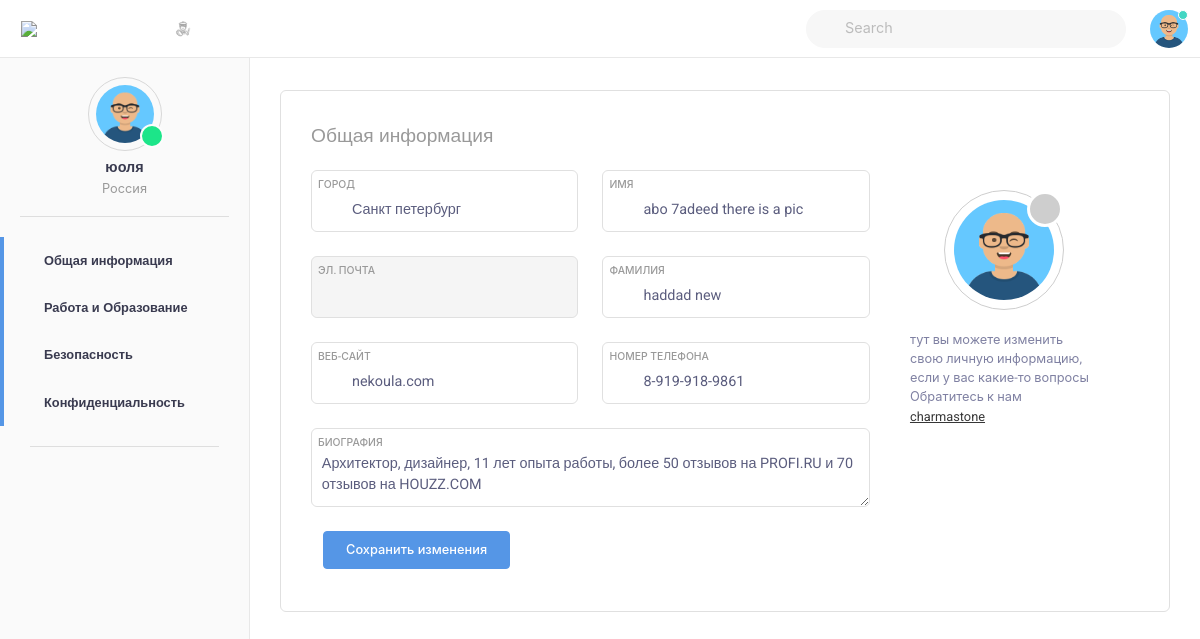
The app's page /members/profile/edit/1/ (signed in) with its own data.
### members/models.py (models this page shows, shortened)
class Profile(models.Model):
	user = models.OneToOneField(User,null=True, on_delete=models.CASCADE)
	firstname = models.CharField(max_length=250,blank=True,default="")
	lastname = models.CharField(max_length=250,blank=True,default="")
	mobile = models.CharField(max_length=250,blank=True,default="")
	website = models.CharField(max_length=250,blank=True,default="")
	bio = models.TextField(null=True,blank=True,default="")
	profile_pic = models.ImageField(upload_to='img/user/', null = True, default='img/user/default.jpg')
	views = models.CharField(max_length=250,default=0)
	user_type = models.CharField(max_length=250,default='designer')
	city = models.CharField(max_length=250,default="Россия")
	friend_request = models.ManyToManyField(User, blank=True, related_name='friend_request')

### members/views.py (the view)
# urls.py: path('profile/edit/<int:pk>/', UpdateProfile.as_view(), name="edit_profile"),
class UpdateProfile(UpdateView):
	model = Profile
	template_name = 'edit_user.html'
	fields = ['city','firstname','lastname','website','mobile','bio','profile_pic']

### members/templates/edit_user.html (shortened to what this page needs)
{% extends 'base.html' %}
{% block content %}
<div class="view-wrapper is-full">
    {% include 'includes/sidebar.html' %}
    <div class="settings-wrapper">
        <div id="general-settings" class="settings-section is-active">
            <div class="settings-panel">
                <div class="title-wrap">
                    <h2>Общая информация</h2>
                </div>
                <form class="profile-form" method="post" enctype="multipart/form-data">
                    <div class="settings-form-wrapper">
                        <div class="settings-form">
                            <div class="columns is-multiline">
                            {% for field in form %}
                            {% if field.name == "firstname" %}
                                <div class="column is-6">
                                    <div class="field field-group">
                                        <label>Имя</label>
                                        <div class="control has-icon">
                                        <input type="text" class="input is-fade" name="{{ field.name }}" id="id_{{ field.name }}" value="{{ field.value }}">
                                            <div class="form-icon">
                                            </div>
                                        </div>
                                    </div>
                                </div>
                            {% elif field.name == "lastname" %}
                                <div class="column is-6">
                                    <div class="field email-field field-group">
                                        <label>Эл. почта</label>
                                        <div class="control has-icon">
                                        <input type="text" disabled class="input is-fade" value="{{user.email}}">
                                            <div class="form-icon">
                                            </div>
                                        </div>
                                    </div>
                                </div>
                                <div class="column is-6">
                                    <div class="field field-group">
                                        <label>Фамилия</label>
                                        <div class="control has-icon">
                                        <input type="text" class="input is-fade" name="{{ field.name }}" id="id_{{ field.name }}" value="{{ field.value }}">
                                            <div class="form-icon">
                                            </div>
                                        </div>
                                    </div>
                                </div>
                            {% elif field.name == "mobile" %}
                                <div class="column is-6">
                                    <div class="field field-group">
                                        <label>Номер телефона</label>
                                        <div class="control has-icon">
                                        <input type="text" class="input is-fade" name="{{ field.name }}" id="phone-number-field" pattern="[7-8]{1}[-][0-9]{3}[-][0-9]{3}[-][0-9]{4}" maxlength="12" title="Пожалуйста введите правильный номер телефона" value="{{ field.value }}">
                                            <div class="form-icon">
                                            </div>
                                        </div>
                                    </div>
                                </div>
                            {% elif field.name == "bio" %}
                                <div class="column is-12">
                                    <div class="field field-group">
                                        <label>Биография</label>
                                        <div class="control">
                                        <textarea value="{{ field.value }}" id="id_{{ field.name }}" name="{{ field.name }}" type="text" class="textarea is-fade" rows="2">{{ field.value }}</textarea>
                                        </div>
                                    </div>
                                </div>
                            {% elif field.name == "website" %}
                                <div class="column is-6">
                                    <div class="field field-group is-autocomplete">
                                        <label>Веб-сайт</label>
                                        <div class="control has-icon">
                                        <input type="text" class="input is-fade" name="{{ field.name }}" id="id_{{ field.name }}" value="{{ field.value }}">
                                            <div class="form-icon">
                                            </div>
                                        </div>
                                    </div>
                                </div>
                            {% elif field.name == "city" %}
                                <div class="column is-6">
                                    <div class="field field-group">
                                        <label>Город</label>
                                        <div class="control has-icon">
                                        <input type="text" class="input is-fade" name="{{ field.name }}" id="id_{{ field.name }}" value="{{ field.value }}">
                                            <div class="form-icon">
                                            </div>
                                        </div>
                                    </div>
                                </div>
                            {% endif %}
                            {% endfor %}
                            </div>
                        </div>
                        <div class="illustration">
            <div class="image-upload-wrapper">
                    <div class="process">
                            <div class="photo_upload">
                                <div class="preview">
                                <div id="profileImage" class="upload">
                                </div>
                                <img id="upload-preview" src="{{user.profile.profile_pic.url}}" alt="">
                                </div>
                            </div>
                    </div>
            </div>
                            <p>тут вы можете изменить свою личную информацию, если у вас какие-то вопросы Обратитесь к нам <a href="https://sklad.charmestone.ru/">charmastone</a></p>
                        </div>
                    </div>
                    <div class="mt-3  column is-12">
                        <div class="buttons">
                            <button type="submit" class="button is-solid accent-button form-button">Сохранить изменения</button>
                        </div>
                    </div>
                </form>
            </div>
        </div>
    </div>
</div>
{% endblock %}
{% block scripts %}
{% load static %}
{% endblock scripts %}

### blog/templates/includes/navbar_logged.html (shortened to what this page needs)
<div class="container is-fluid">
    <div class="navbar-brand">
        <a href="{% url 'home' %}" class="navbar-item">
            <img class="papa" src="https://sklad.charmestone.ru/safari-pinned-tab.svg">
        </a>
    </div>
    <div class="navbar-menu">
        <div class="navbar-start">
            <div class="navbar-item is-icon drop-trigger">
                {% if user.notifications.unread %}
                <form action="{% url 'mark_all_as_read' %}" class="mark_read" method='GET'>
                    <button id="noti_btn" class="icon-link is-active details_button">
                        <i data-feather="bell"></i>
                        <span class="indicator"></span>
                    </button>
                </form>
                {% else %}
                <button class="icon-link details_button" href="javascript:void(0);">
                </button>
                {% endif %}
                            {% if user.notifications.all %}
                            {% for notification in user.notifications.all|slice:"0:20" %}
                            {% ifnotequal notification.level "warning" %}
                            {% if notification.target.id %}
                                    {% load humanize %}
                            {% endif %}
                            {% endifnotequal %}
                            {% endfor %}
                            {% else %}
                            <div class="media">
                                <div class="media-content no_notification">
                                    <span>у вас нету новых уведомлений</span>
                                </div>
                            </div>
                            {% endif %}
            </div>
            <div class="navbar-item is-icon">
                <a class="icon-link is-primary" href="{% url 'add-post' %}">
                </a>
            </div>
            <div class="navbar-item is-icon">
                <a class="icon-link is-primary" href="{% url 'designers' %}">
                </a>
            </div>
        </div>
        <div class="navbar-end">
            <div class="navbar-item">
                <div id="global-search" class="control">
                    <input id="tipue_drop_input" class="input is-rounded" type="text" placeholder="Search" required>
                    <span class="search-icon">
                    </span>
                </div>
            </div>
            <div id="account-dropdown" class="navbar-item is-account drop-trigger has-caret">
                <div class="user-image">
                    <img src="{{user.profile.profile_pic.url}}" alt="">
                    <span class="indicator"></span>
                </div>
            </div>
        </div>
    </div>
</div>
</div>
                        {% if user.notifications.all %}
                        {% for notification in user.notifications.all|slice:"0:10" %}
                        {% ifnotequal notification.level "warning" %}
                        {% if notification.target.id %}
                                {% load humanize %}
                        {% endif %}
                        {% endifnotequal %}
                        {% endfor %}
                        {% else %}
                        <div class="media">
                            <div class="media-content no_notification">
                                <span>у вас нету новых уведомлений</span>
                            </div>
                        </div>
                        {% endif %}

### blog/templates/includes/sidebar.html (shortened to what this page needs)
    <div class="settings-sidebar is-active">
        <div class="settings-sidebar-inner">
            <div class="user-block">
                <div class="avatar-wrap">
                    <a href={% url 'profile' user.username %}>
                    <img src="{{user.profile.profile_pic.url}}" data-user-popover="0" alt="">
                    <div class="badge">
                    </div>
                </div>
                <h4>{{user.username}}</h4>
                <p>{{user.profile.city}}</p>
            </div>
            <div class="user-menu">
                <div class="user-menu-inner has-slimscroll">
                    <div class="menu-block">
                        <ul>
                            <li data-section="general" class="is-active">
                                <a href={% url 'edit_profile' user.profile.id %}>
                                    <span>Общая информация</span>
                            </li>
                            <li data-section="work" class="is-active">
                                <a href={% url 'edit_work' %}>
                                    <span>Работа и Образование</span>
                            </li>
                            <li data-section="security" class="is-active">
                                <a href={% url 'change_password' %}>
                                    <span>Безопасность</span>
                            </li>
                            <li data-section="privacy" class="is-active">
                                <a href={% url 'change_privacy' %}>
                                    <span>Конфиденциальность</span>
                            </li>
                        </ul>
                    </div>
                    <div class="separator"></div>
                </div>
            </div>
        </div>
    </div>

### blog/static/css/mycss.css (style rules this page uses)
.navbar-v1 .navbar-brand, .navbar-brand { margin-right: 0px !important; }
#profileImage { cursor: pointer; }
.image-upload-wrapper .process .photo_upload .preview .upload { position: absolute; top: 0; right: 0; display: -webkit-box; display: -ms-flexbox; display: flex; -webkit-box-pack: center; -ms-flex-pack: center; justify-content: center; -webkit-box-align: center; -ms-flex-align: center; align-items: center; height: 36px; width: 36px; border-radius: 50%; border: 3px solid #fff; background: #cecece; -webkit-transition: all .3s; transition: all .3s; }
.image-upload-wrapper .process .photo_upload .preview img { display: block; height: 100px; width: 100px; border-radius: 50%; }
.image-upload-wrapper .process .photo_upload .preview { position: relative; height: 120px; width: 120px; display: -webkit-box; display: -ms-flexbox; display: flex; -webkit-box-pack: center; -ms-flex-pack: center; justify-content: center; -webkit-box-align: center; -ms-flex-align: center; align-items: center; border-radius: 50%; border: 1.4px solid #cecece; margin: 0 auto; }
.columns .column .email-field { background-color: #f5f5f5 !important; }
.details_button { background-color: transparent; border:none; cursor: pointer; }
.navbar-item.is-icon .details_button { border: none; position: relative; display: -webkit-box; display: -ms-flexbox; display: flex; -webkit-box-pack: center; -ms-flex-pack: center; justify-content: center; -webkit-box-align: center; -ms-flex-align: center; align-items: center; width: 38px; height: 38px; border-radius: 8px; -webkit-transition: all .3s; transition: all .3s; }
.is-added:focus, .button.is-focused, .not-added:focus, .is-added:active, .not-added:active, { border-color:black !important; outline: none !important; }
:root { --swiper-theme-color: #555555 !important; }

### records on screen
Profile: city "Санкт петербург", firstname "abo 7adeed there is a pic", lastname "haddad new", website "nekoula.com", mobile "8-919-918-9861", bio "Архитектор, дизайнер, 11 лет опыта работы, более 50 отзывов на PROFI.RU и 70 отзывов на HOUZZ.COM"

### other values on screen
{{ user.username }} "юоля"
{{ user.profile.city }} "Россия"
